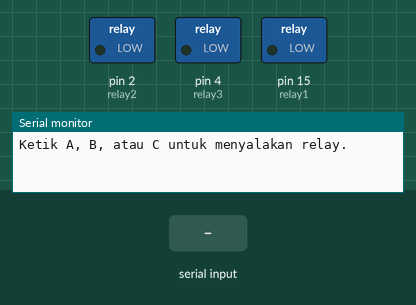
Bench run of a sketch on a simulated Arduino Uno, built with avr-gcc and run on an emulated ATmega328P. Shown: switched loads named in the sketch (green lamp = pin HIGH), the last lines printed to the serial monitor. The test bench sets the inputs (shaded band).

Above: at 1.2 s.
1.3 s: "A" received over Serial
At 1.6 s:
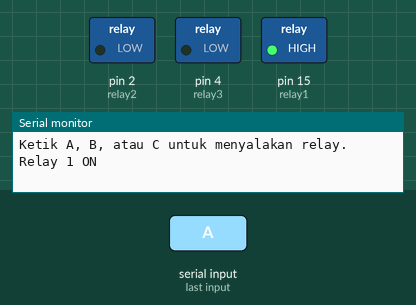
3.3 s: "B" received over Serial
At 3.7 s:
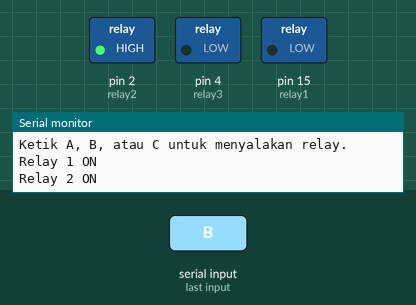
5.3 s: "C" received over Serial
At 5.7 s:
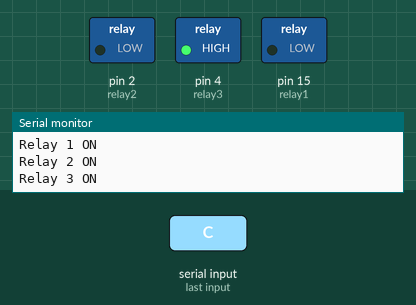
Timing chart, 0 to 8.3 s (numbered marks = the images above; inputs shaded):
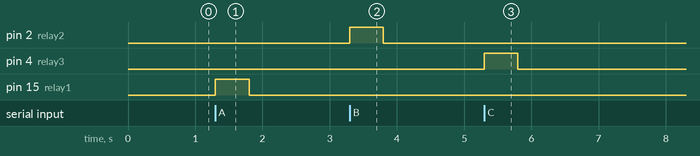

Measured:
- after the input at 1.3 s, pin 15 (relay1): LOW → HIGH at once, → LOW 0.50 s later
- after the input at 3.3 s, pin 2 (relay2): LOW → HIGH at once, → LOW 0.50 s later
- after the input at 5.3 s, pin 4 (relay3): LOW → HIGH at once, → LOW 0.50 s later

The sketch:

relay_NOlimitswitch_artha.ino
```cpp
#define relay1 15
#define relay2 2
#define relay3 4

void setup() {
  pinMode(relay1, OUTPUT);
  pinMode(relay2, OUTPUT);
  pinMode(relay3, OUTPUT);

  Serial.begin(115200);
  Serial.println("Ketik A, B, atau C untuk menyalakan relay.");
}

void loop() {
  if (Serial.available()) {
    char data = Serial.read();  // Baca satu karakter saja

    switch (data) {
      case 'A':
      case 'a':
        digitalWrite(relay1, HIGH);
        Serial.println("Relay 1 ON");
        delay(500);
        digitalWrite(relay1, LOW);
        break;
      case 'B':
      case 'b':
        digitalWrite(relay2, HIGH);
        Serial.println("Relay 2 ON");
        delay(500);
        digitalWrite(relay2, LOW);
        break;
      case 'C':
      case 'c':
        digitalWrite(relay3, HIGH);
        Serial.println("Relay 3 ON");
        delay(500);
        digitalWrite(relay3, LOW);
        break;
      case 'X':
      case 'x':
        digitalWrite(relay1, LOW);
        digitalWrite(relay2, LOW);
        digitalWrite(relay3, LOW);
        Serial.println("Semua Relay OFF");
        break;
      // default:
      //   Serial.println("Karakter tidak dikenali");
      //   break;
    }
  }
}
```
